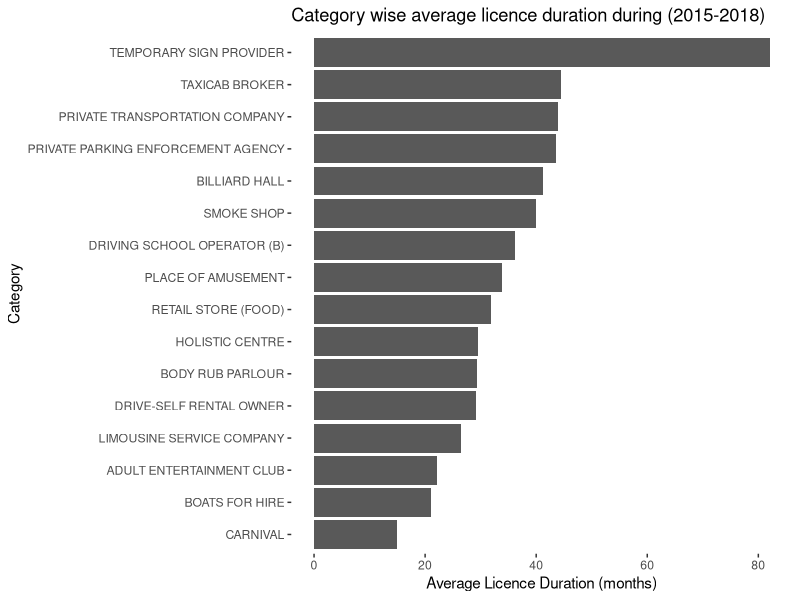
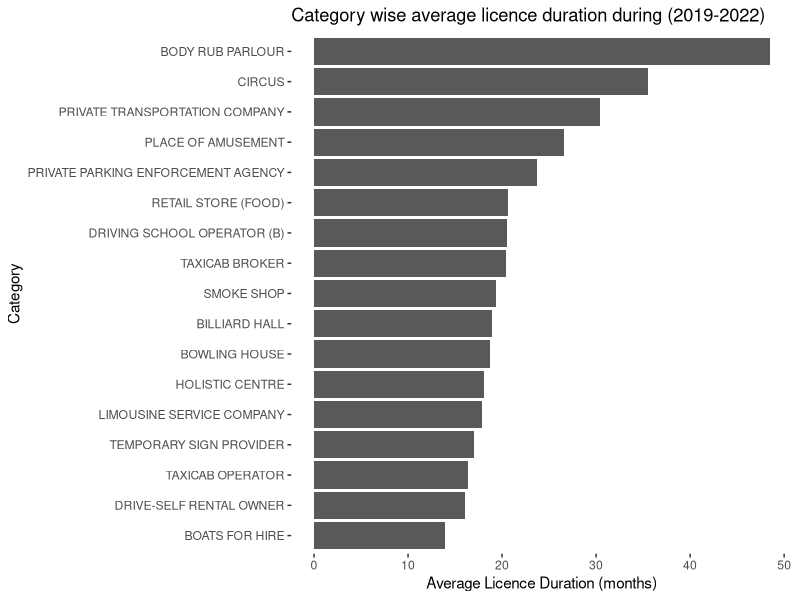
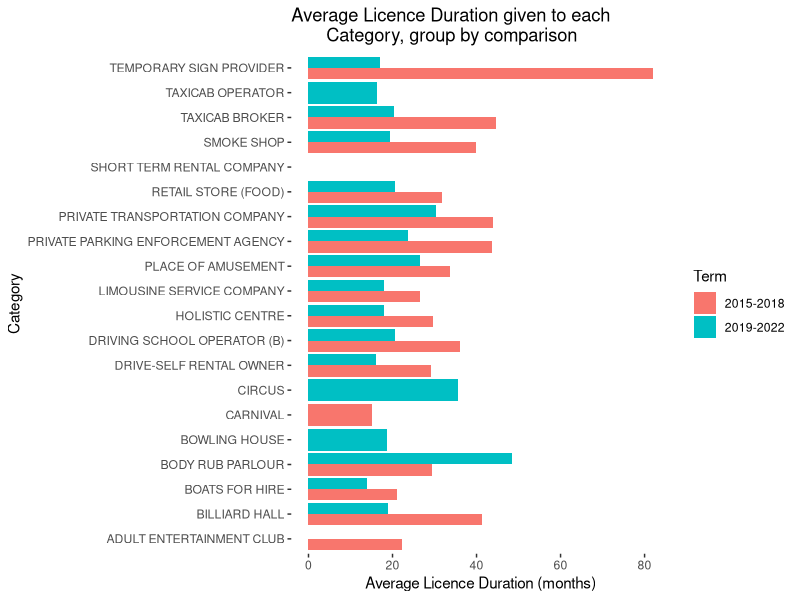
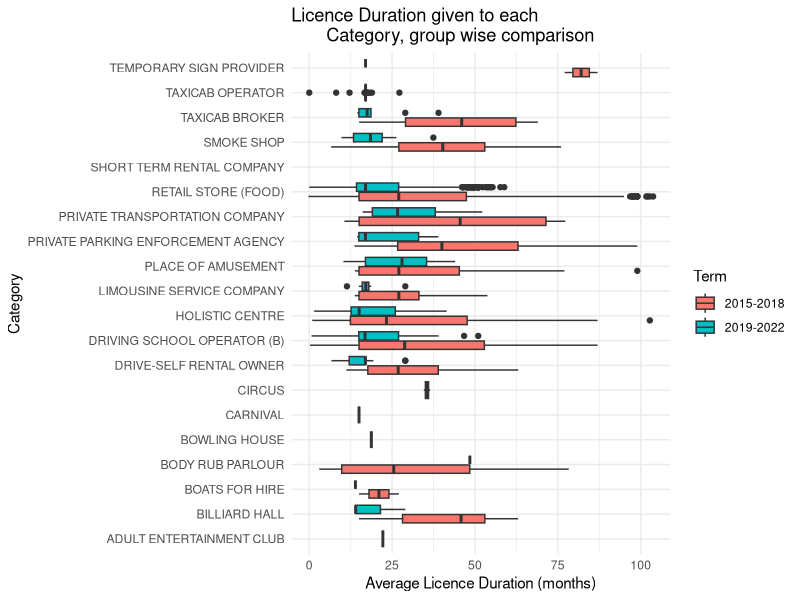
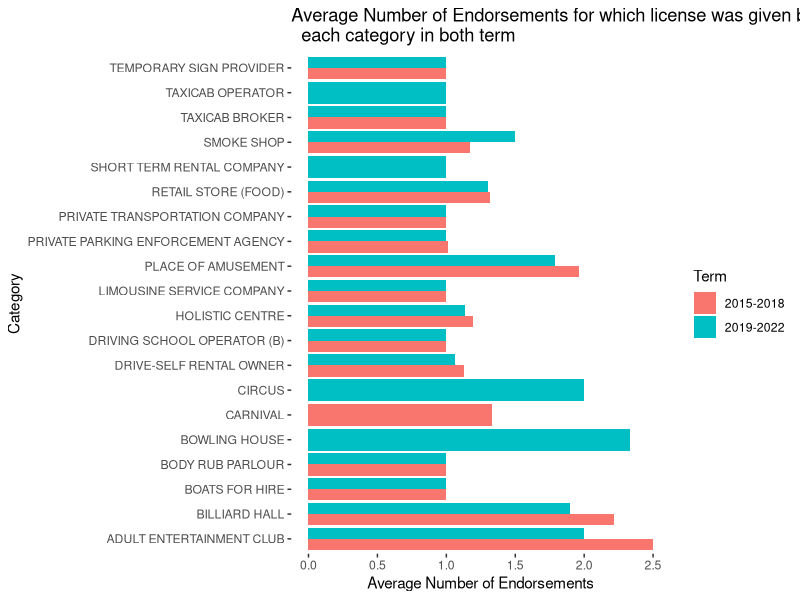

The R source for these figures, in order:
## ---- chunk 1
#| include: false
#| warning: false
#| message: false
library(tidyverse)
library(knitr)
library(kableExtra)
library(here)
library(ggplot2)
## ---- chunk 2
#| label: tbl-sampledata
#| tbl-cap: "Sample of cleaned Municipal Licensing & Standards data set (Issue Duration in Months)"
#| layout-ncol: 1

cleaned_data <- read_csv(file = here("inputs/data/cleaned_data.csv"))
cleaned_data <- as.data.frame(cleaned_data)
res <- head(cleaned_data)
colnames(res) <- c('Category', 'Num Endorsements', 'Issued year', 'Issue duration')
kable(res)
## ---- chunk 3
#| echo: false
#| warning: false
#| message: false
#| label: tbl-catall
#| tbl-cap: "Licenses issued during all years"
#| layout-ncol: 1

cleaned_data <- read_csv(file = here("inputs/data/cleaned_data.csv"))
df1 <- as.data.frame(prop.table(table(cleaned_data$Category)))
colnames(df1) <- c("Category", "Percentage(%)")
df1$`Percentage(%)` <- df1$`Percentage(%)`*100
result <- kable(df1) |> kable_classic(full_width = FALSE)
result
## ---- chunk 4
#| echo: false
#| warning: false
#| message: false
#| label: tbl-term1
#| tbl-cap: "Licenses issued during 2015-2018"
#| layout-ncol: 2

df_2015_2018 <- cleaned_data %>% filter(Issued_year %in% seq(2015, 2018))
df2 <- as.data.frame(prop.table(table(df_2015_2018$Category)))
colnames(df2) <- c("Category", "Percentage(%)")
df2$`Percentage(%)` <- df2$`Percentage(%)`*100
result <- kable(df2) |> kable_classic(full_width = FALSE)
result
## ---- chunk 5
#| echo: false
#| warning: false
#| message: false
#| label: tbl-term2
#| tbl-cap: "Licenses issued during 2019-2022"
#| layout-ncol: 2

df_2019_2022 <- cleaned_data %>% filter(Issued_year %in% seq(2019, 2022))
df3 <- as.data.frame(prop.table(table(df_2019_2022$Category)))
colnames(df3) <- c("Category", "Percentage(%)")
df3$`Percentage(%)` <- df3$`Percentage(%)`*100
result <- kable(df3) |> kable_classic(full_width = FALSE)
result
## ---- chunk 6
#| echo: false
#| eval: true
#| warning: false
#| message: false
#| label: fig-plots_both
#| fig-cap: "Category wise average licence duration (Months)" 
#| fig-subcap:
#|   - "During (2015-2018)"
#|   - "During (2019-2022)" 
#| layout-ncol: 2

df_2015_2018_duration <- df_2015_2018 %>% group_by(Category) %>% summarise(mean(Issue_duration, na.rm = T))
colnames(df_2015_2018_duration) <- c("Category", "AverageDuration")
df_2015_2018_duration <- df_2015_2018_duration %>% arrange(desc(AverageDuration)) %>% drop_na()

df_2019_2022_duration <- df_2019_2022 %>% group_by(Category) %>% summarise(mean(Issue_duration, na.rm = T))
colnames(df_2019_2022_duration) <- c("Category", "AverageDuration")
df_2019_2022_duration <- df_2019_2022_duration %>% arrange(desc(AverageDuration)) %>% drop_na()


g1 <- ggplot(df_2015_2018_duration, aes(x = reorder(Category, AverageDuration), y = AverageDuration)) +
  geom_bar(stat = "identity") +
  labs(title = "Category wise average licence duration during (2015-2018)", 
       x = "Category", y = "Average Licence Duration (months)") +
  theme(panel.grid = element_blank(), 
        panel.background = element_rect(fill = "white")) + coord_flip()
print(g1)

g2 <- ggplot(df_2019_2022_duration, aes(x = reorder(Category, AverageDuration), y = AverageDuration)) +
  geom_bar(stat = "identity") +
  labs(title = "Category wise average licence duration during (2019-2022)", 
       x = "Category", y = "Average Licence Duration (months)") +
  theme(panel.grid = element_blank(), 
        panel.background = element_rect(fill = "white")) + coord_flip()
print(g2)
## ---- chunk 7
#| echo: false
#| eval: true
#| warning: false
#| message: false
#| label: fig-plots_combined
#| fig-cap: "Category wise average licence duration (Months)" 
#| layout-ncol: 1

df_2015_2018$Term <- "2015-2018"
df_2019_2022$Term <- "2019-2022"
df_combined <- rbind(df_2015_2018, df_2019_2022)
df_combined_duration <- df_combined %>% group_by(Term, Category) %>% summarise(mean(Issue_duration, na.rm = T))
colnames(df_combined_duration) <- c("Term", "Category", "AverageDuration")

g5 <- ggplot(df_combined_duration, aes(x = Category, 
                                       y = AverageDuration, fill=Term)) +
  geom_bar(stat = "identity", position = "dodge") +
  labs(title = "Average Licence Duration given to each 
       Category, group by comparison", 
       x = "Category", y = "Average Licence Duration (months)") +
  theme(panel.grid = element_blank(), 
        panel.background = element_rect(fill = "white")) + coord_flip()
print(g5)
## ---- chunk 8
#| echo: false
#| eval: true
#| warning: false
#| message: false
#| label: fig-box_plot_combined
#| fig-cap: "Category wise average licence duration (Months)" 
#| layout-ncol: 1

g6 <- ggplot(df_combined, aes(x = Category, 
                                       y = Issue_duration, fill=Term)) +
  geom_boxplot() +
  labs(title = "Licence Duration given to each 
       Category, group wise comparison", 
       x = "Category", y = "Average Licence Duration (months)") +
  theme_minimal() + coord_flip()
print(g6)
## ---- chunk 9
#| echo: false
#| eval: true
#| warning: false
#| message: false
#| label: fig-plots_combined_endors
#| fig-cap: "Category wise average number of endorsements" 
#| layout-ncol: 1

df_combined_num_exp <- df_combined %>% group_by(Term, Category) %>% summarise(mean(Num_Endorsements, na.rm = T))
colnames(df_combined_num_exp) <- c("Term", "Category", "AverageNumExp")
g7 <- ggplot(df_combined_num_exp, aes(x = Category, 
                                       y = AverageNumExp, fill=Term)) +
  geom_bar(stat = "identity", position = "dodge") +
  labs(title = "Average Number of Endorsements for which license was given by
  each category in both term", 
       x = "Category", y = "Average Number of Endorsements") +
  theme(panel.grid = element_blank(), 
        panel.background = element_rect(fill = "white")) + coord_flip()
print(g7)
